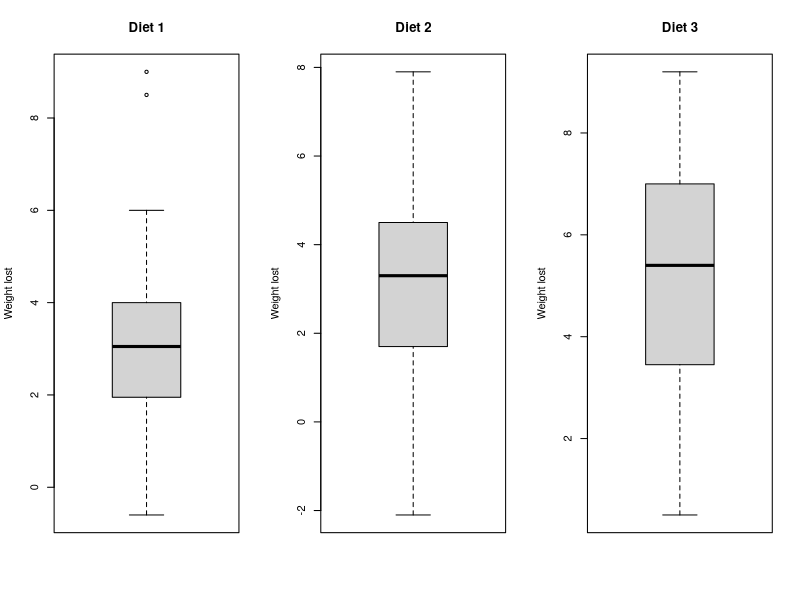
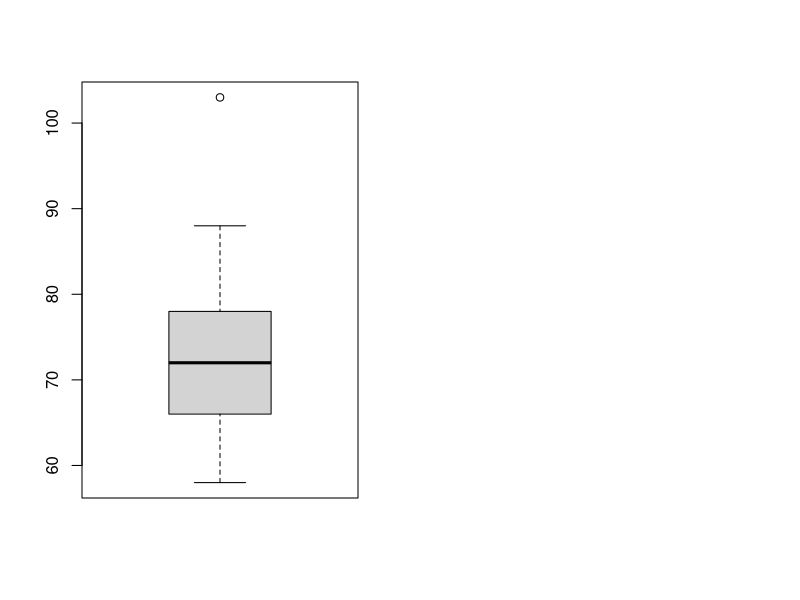

Write R code to recreate these figures, in order. (Note: this script raises an error after producing the figures.)
data = read.table('data/diet.txt',header=TRUE)

weight.lost = data$preweight - data$weight6weeks
data = cbind(data,weight.lost)

pre = data$preweight
post = data$weight6weeks
age = data$age

# test sign. difference -> check assumptions (normality etc.) otherwise other test is needed
par(mfrow = c(1,3))
boxplot(data$weight.lost[data$diet == 1], main="Diet 1", ylab="Weight lost")
boxplot(data$weight.lost[data$diet == 2], main="Diet 2", ylab="Weight lost")
boxplot(data$weight.lost[data$diet == 3], main="Diet 3", ylab="Weight lost")
# @ plotto -> hier heb ik boxplots van verschil in weight lost per diet, doe ff commenten hierover

par(mfrow = c(1,2))
boxplot(data$pre)
boxplot(data$post)
# @ plotto -> deze doet het nog niet helemaal zoals ik wil, maar wil gewoon normale boxplotto als summary van data


t.test(pre,post,paired=TRUE)
# @ plotto -> deze test laat zien dat het verschil in means van pre en post niet 0 is. (dus diff.)

# @ plotto -> is de data paired? jazeker! want dit zijn steeds dezelfde personen die de meting doen. 


# add boxplots of data -> 
# add boxplots of weight lost -> check!
# add qq plots -> is this right?
# add shapiro wilk

# plot hist of loss per diet
for (i in 1:3){
   hist(data$weight.lost[data$diet == i])
}
mycol = rgb(0, 0, 255, max = 255, alpha = 20, names = "blue50")
mycol2 = rgb(0, 255, 0, max = 255, alpha = 100, names = "green50")


# male vs female loss
femalehist = hist(data$weight.lost[data$gender == 0], plot=FALSE)
malehist = hist(data$weight.lost[data$gender == 1], plot=FALSE)

plot(femalehist, col=mycol)
plot(malehist, col=mycol2, add=TRUE)


# lin reg of age and weight loss -> no relation!
reg = lm(weight.lost ~ age)
plot(age, weight.lost)
abline(reg)
summary(reg)



## ANOVA (Ex. 3B)
# @gijs - waarom stripchart? en als je t al doet zou je t liefst de diets naat elkaar hebben toch?
boxplot(data); stripchart(data)
data$diet = as.factor(data$diet)
df = data[c("weight.lost","diet")]; df
is.factor(df$diet); is.numeric(df$diet)


weightlostaov = lm(weight.lost~diet,data=df)
anova(weightlostaov)
summary(weightlostaov)
confint(weightlostaov)

# plot residuals to see if normality assumption is not violated -> good!
par(mfrow=c(1,2)); qqnorm(residuals(weightlostaov))
plot(fitted(weightlostaov),residuals(weightlostaov))
# show that fitted(weightlostaov) is equal to the mean of the weight lost per diet

# can kruskal-wallis be used for this? -> can be used! However, we have seen that residuals are normally distributed, so usage of kruskal-wallis test is not needed.
# compare kruskal-wallis test results with those of one-way anova
kruskal.test(weight.lost, df$diet)


#TWO WAY ANOVA (ex. 3C)
data$gender = as.factor(data$gender)
df2 = data[c("weight.lost","diet","gender")]; df2

# use normal parametrization

# inspect interaction (diet * gender)
twoway = lm(weight.lost~diet*gender,data=df2)

# interaction variable is significant! -> Pr(>F) = 0.048, we use alpha = 0.05.
# hence no need to inspect further effects of main factor parameters (?) -> check slides lec. 5
anova(twoway)

# summary (parameter values) and confidence interval
summary(twoway)
confint(twoway)

# plot residuals to see if normality assumption is not violated -> good!
par(mfrow=c(1,2)); qqnorm(residuals(twoway))
plot(fitted(twoway),residuals(twoway))

# interaction plot????

## EX 3D
head(data)
height = data$height
diet= data$diet

# show interaction plots to assume a priori that all interactions are 0
par(mfrow=c(1,2))
interaction.plot(height,diet,weight.lost)
interaction.plot(diet,height,weight.lost)

# two way anova, also inspecting interaction
height_diet = lm(weight.lost ~ height*diet,data=data)

# two way anova results in not significant interaction parameter 
anova(height_diet)

# -> so we have to inspect only main factor parameters
height_diet2 = lm(weight.lost ~ height+diet,data=data)

# this results in significant diet factor parameter (Pr(>F) = 0.0056)
anova(height_diet2)

# now we check if the effect of height is the same for all 3 types of diet
# seems like diet 1 and 2 have the same effect, only diet 3 is significantly different from diet 1 (Pr(>F) = 0.00879)
summary(height_diet2)

# plot residuals of linear model -> looks good (normal). QQ plot looks good and fitted vs residuals looks random.
par(mfrow=c(1,2)); qqnorm(residuals(height_diet2))
plot(fitted(height_diet2),residuals(height_diet2))


## EX 3E

#### TO DO Stilllllllll


# what is the best model? second? because height is taken into account, but height does not seem to have a sign. effect!
# so why compute a 2-way anova when height is only interfering?
# we prefer the first model, only taking the sign. effects into account -> namely diet (also P values are lower: 0.003229 < 0.005612)

# because we already got rid of first differences (resulting in variable 'weight.lost'), we can interpret the ANOVA estimated parameters as without intercept
summary(weightlostaov)
# hence for first diet it is -3.3, second 0.27 (not sign.), third -1.8481.
